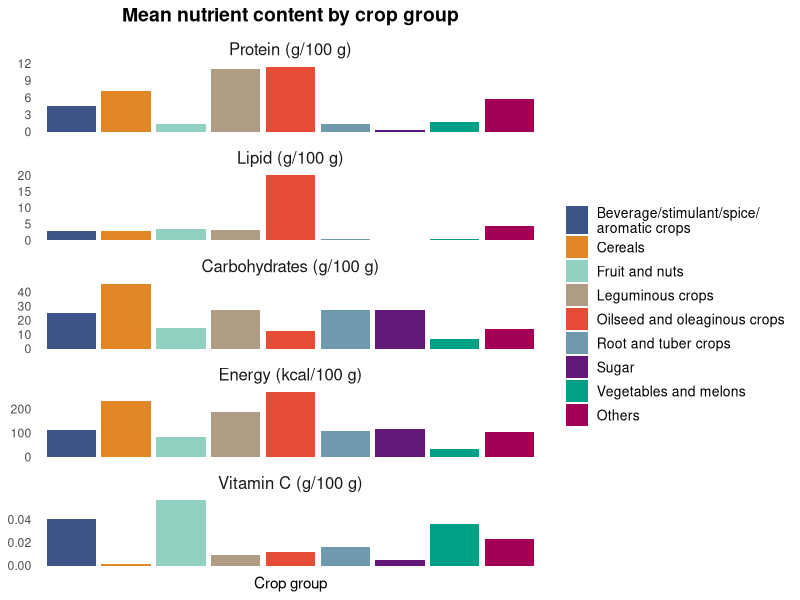

Here is the R script that generated this plot:
############################################################
# Purpose:
#   - Load crop- and nutrient-level data
#   - Clean and harmonize crop group classifications
#   - Reshape nutrient variables to long format
#   - Compute mean nutrient content by crop group
#   - Produce facetted bar plots of mean nutrient content
#   - Save publication-quality figure (Figure S1)
############################################################

# ---- 0. Load packages ----
library(readxl)   # read Excel files
library(dplyr)    # data wrangling
library(tidyr)    # data reshaping
library(ggplot2)  # plotting
library(writexl)  # (optional) write data if needed

# ---- 1. Read input data ----
data <- read_excel("data/Jun6-2025_edge_density_data.xlsx")

# Optional: inspect structure
# str(data)

# ---- 2. Basic type cleaning ----
data <- data %>%
  mutate(
    crop_group          = as.factor(crop_group),
    Crop_name_normalized = as.factor(Crop_name_normalized)
  )

# ---- 3. Extract unique nutrient profiles ----
# We keep one row per (Crop_name_normalized, crop_group, lifecycle)
nut_content <- data %>%
  select(
    Crop_name_normalized,
    crop_group,
    `protein in grams per 100g`,
    `lipid/fat in grams per 100g`,
    `energy in kcal per 100g`,
    `carbs in grams per 100g`,
    `vitamin c in grams per 100g`
  ) %>%
  distinct()

# Optional: inspect
# View(nut_content)
# str(nut_content)

# ---- 4. Harmonize crop-group categories ----
# Merge related crop groups into broader categories
nut_content <- nut_content %>%
  mutate(
    crop_group = as.character(crop_group),
    crop_group = ifelse(
      crop_group %in% c("Beverage and spice crops",
                        "Stimulant, spice and aromatic crops"),
      "Beverage/stimulant/spice/aromatic crops",
      crop_group
    ),
    crop_group = ifelse(
      crop_group %in% c("Potatoes and yams",
                        "High starch root/tuber crops"),
      "Root and tuber crops",
      crop_group
    ),
    crop_group = factor(crop_group)
  )

# Define intended order and display labels for crop groups
crop_levels <- c(
  "Beverage/stimulant/spice/aromatic crops",
  "Cereals",
  "Fruit and nuts",
  "Leguminous crops",
  "Oilseed crops and oleaginous fruits",
  "Root and tuber crops",
  "Sugar crops",
  "Vegetables and melons",
  "Other crops"
)

crop_labels <- c(
  "Beverage/stimulant/spice/\naromatic crops",
  "Cereals",
  "Fruit and nuts",
  "Leguminous crops",
  "Oilseed and oleaginous crops",
  "Root and tuber crops",
  "Sugar",
  "Vegetables and melons",
  "Others"
)

# ---- 5. Reshape nutrient variables to long format ----
nutrients_long <- nut_content %>%
  pivot_longer(
    cols = c(
      `protein in grams per 100g`,
      `lipid/fat in grams per 100g`,
      `energy in kcal per 100g`,
      `carbs in grams per 100g`,
      `vitamin c in grams per 100g`
    ),
    names_to  = "nutrient",
    values_to = "value"
  )

# ---- 6. Compute mean nutrient content by crop group ----
nutrients_summary <- nutrients_long %>%
  group_by(crop_group, nutrient) %>%
  summarise(
    mean_value = mean(value, na.rm = TRUE),
    .groups    = "drop"
  ) %>%
  mutate(
    # enforce crop-group order
    crop_group = factor(crop_group, levels = crop_levels),
    # relabel nutrient variable for plotting
    nutrient = factor(
      nutrient,
      levels = c(
        "protein in grams per 100g",
        "lipid/fat in grams per 100g",
        "carbs in grams per 100g",
        "energy in kcal per 100g",
        "vitamin c in grams per 100g"
      ),
      labels = c(
        "Protein (g/100 g)",
        "Lipid (g/100 g)",
        "Carbohydrates (g/100 g)",
        "Energy (kcal/100 g)",
        "Vitamin C (g/100 g)"
      )
    )
  )

# ---- 7. Define colour palette for crop groups ----
crop_palette <- c(
  "Beverage/stimulant/spice/aromatic crops" = "#3C5488",
  "Cereals"                                  = "#E18727",
  "Fruit and nuts"                           = "#91D1C2",
  "Leguminous crops"                         = "#B09C85",
  "Oilseed crops and oleaginous fruits"      = "#E64B35",
  "Root and tuber crops"                     = "#6F99AD",
  "Sugar crops"                              = "#631879",
  "Vegetables and melons"                    = "#00A087",
  "Other crops"                              = "#A20056"
)

# ---- 8. Plot: nutrient content by crop group (vertical facets) ----
p_nutrients <- ggplot(
  nutrients_summary,
  aes(x = crop_group, y = mean_value, fill = crop_group)
) +
  geom_col() +
  facet_wrap(~ nutrient, scales = "free_y", ncol = 1) +
  scale_fill_manual(values = crop_palette, labels = crop_labels) +
  labs(
    title = "Mean nutrient content by crop group",
    x     = "Crop group",
    y     = NULL
  ) +
  theme_minimal() +
  theme(
    plot.title   = element_text(hjust = 0.5, size = 14, face = "bold"),
    strip.text   = element_text(size = 12),
    axis.text.x  = element_blank(),
    axis.title.y = element_blank(),
    panel.grid.major = element_blank(),
    panel.grid.minor = element_blank(),
    axis.line        = element_blank(),
    legend.position  = "right",
    legend.title     = element_blank(),
    legend.text      = element_text(size = 10)
  )

# Display in R session (optional)
# print(p_nutrients)

# ---- 9. Save figure ----
ggsave(
  filename = "fig/Figure_S1.jpg",
  plot     = p_nutrients,
  width    = 7,
  height   = 12,
  units    = "in",
  dpi      = 300
)

############################################################
# End of script
############################################################